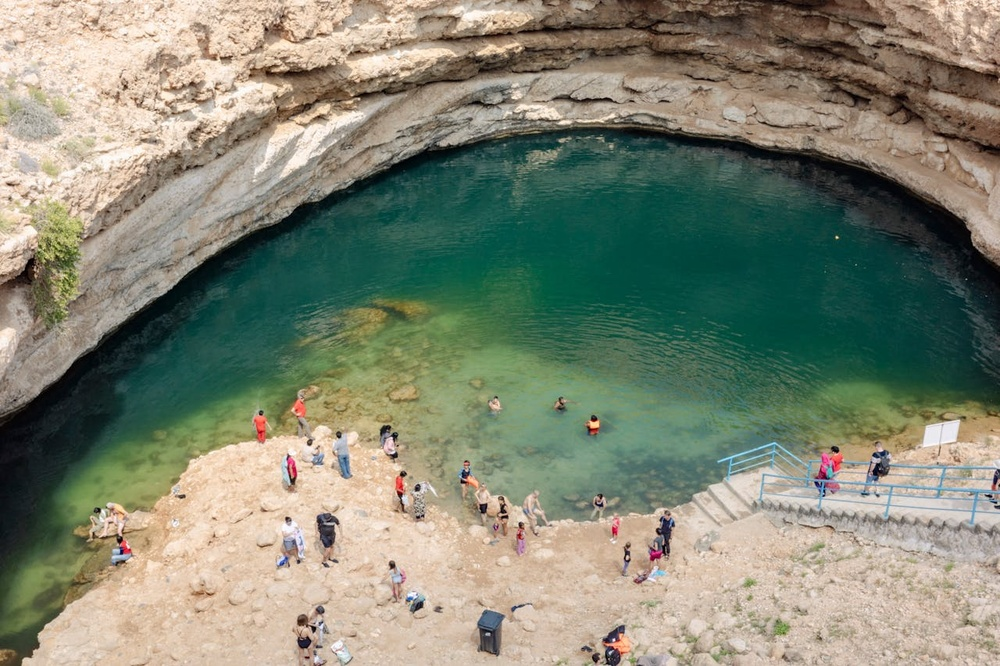
#> input picture image_processing/pexels-m-shah-2155040128-33516570.jpg, 1000 x 666 px, shrunk from 1280 x 853 before the run, found by its file name
$ jupyter execute notebook.ipynb
#> lines starting #> are read from the running program, lines starting #| are printed output that depends on the picture
[cell 1]
import cv2
import matplotlib.pyplot as plt

[cell 2]
image2=cv2.imread('/Users/sai/Projects/training/image_processing/pexels-m-shah-2155040128-33516570.jpg',cv2.IMREAD_GRAYSCALE)
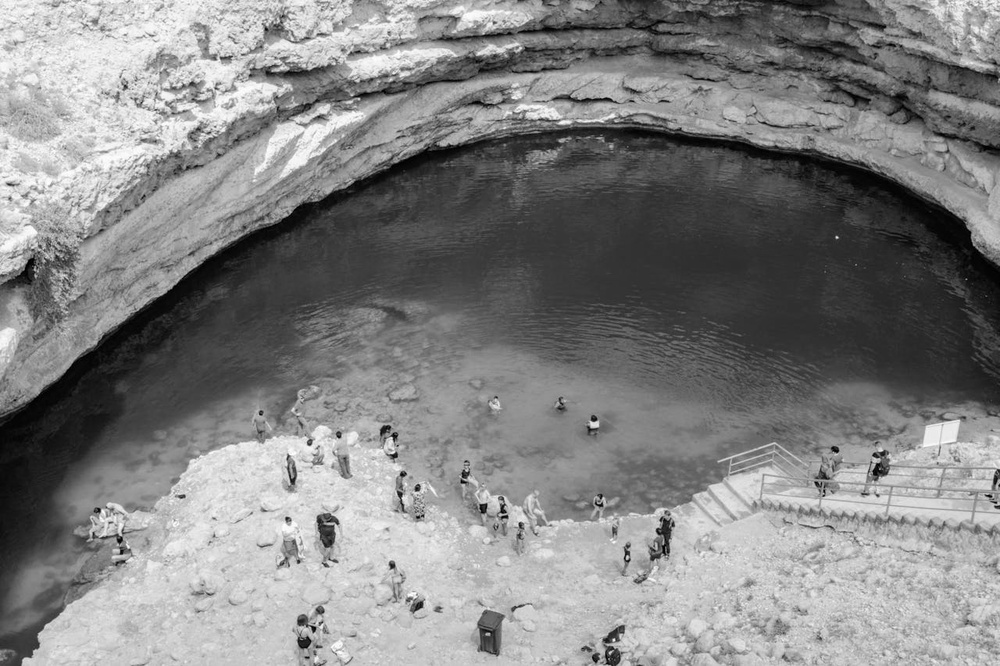
#> image2: shape (666, 1000); min 0, max 255, mean 130.7

[cell 3]
import cv2
import numpy as np
import matplotlib.pyplot as plt

# Load sample image (grayscale for intensity transformations)
image = cv2.imread("/Users/sai/Projects/training/image_processing/pexels-m-shah-2155040128-33516570.jpg", cv2.IMREAD_GRAYSCALE)

# 1. Negative Transformation
negative = 255 - image
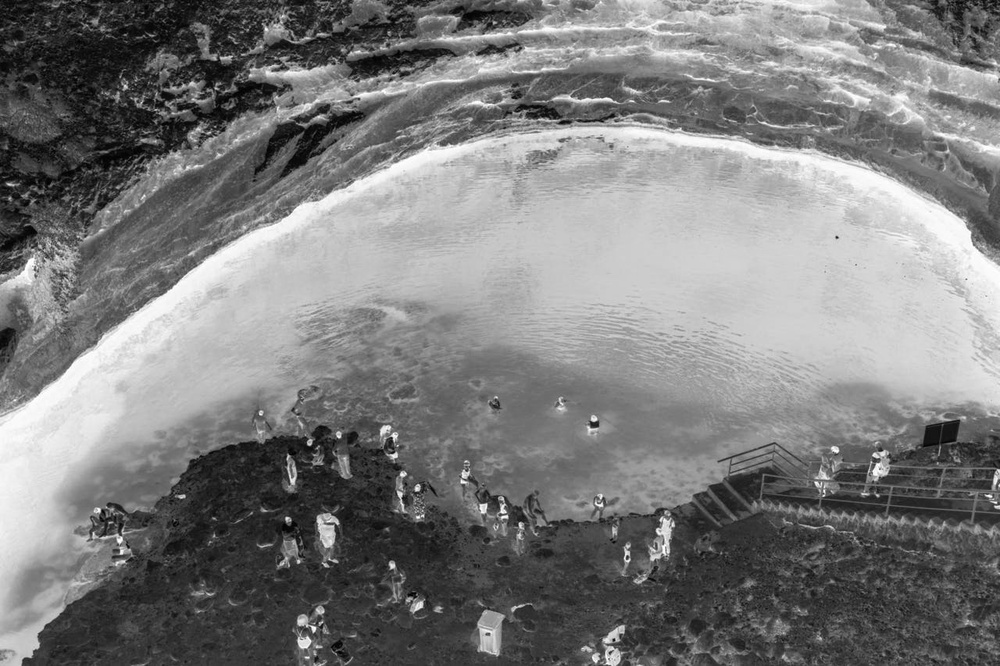
#> negative: shape (666, 1000); min 0, max 255, mean 124.3

# 2. Log Transformation
c = 255 / np.log(1 + np.max(image))
#> c = 45.99
log_transformed = c * (np.log(image + 1))
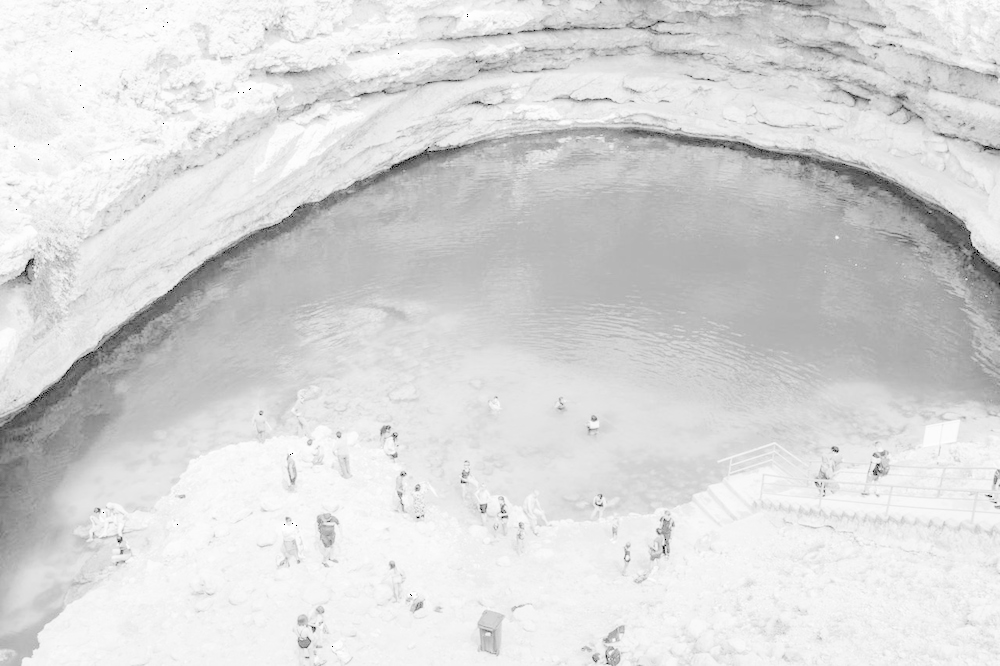
#> log_transformed: shape (666, 1000) float16; 0% of the values are NaN or infinite; the others: min 0, max 255, mean 216.6; drawn with min black, max white, NaN and infinite black
log_transformed = np.array(log_transformed, dtype=np.uint8)

# 3. Power-Law (Gamma) Transformation
gamma = 0.5
gamma_corrected = np.array(255 * (image / 255) ** gamma, dtype=np.uint8)
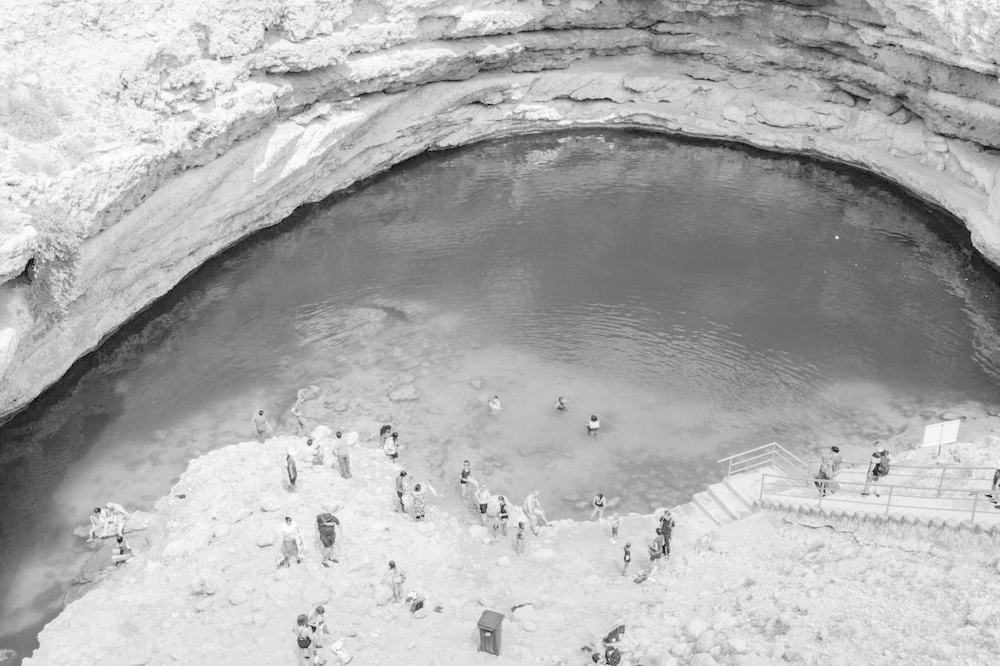
#> gamma_corrected: shape (666, 1000); min 0, max 255, mean 175.2

# Plot results
titles = ['Original', 'Negative', 'Log Transform', 'Gamma Transform (γ=0.5)']
images = [image, negative, log_transformed, gamma_corrected]

plt.figure(figsize=(10,8))
for i in range(4):
    plt.subplot(2,2,i+1)
    plt.imshow(images[i], cmap='gray')
    plt.title(titles[i])
    plt.axis('off')
plt.show()

[cell 4]
negative

[cell 5]
plt.figure()
plt.hist(image.ravel(), 256, [0,256])
plt.title("Histogram of Original Image")
plt.show()
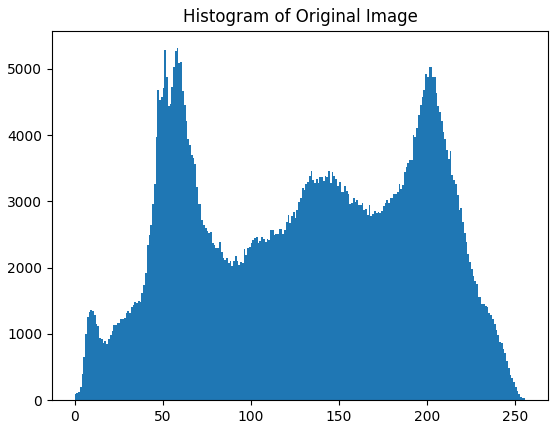
#> figure drawn by matplotlib, 1 panel; tallest bar 5311 high, from x = 58 to 59

# Apply spatial filters
blur = cv2.GaussianBlur(image, (5,5), 0)  # Smoothing
sharpening_kernel = np.array([[0,-1,0], [-1,5,-1], [0,-1,0]])  # Sharpening
sharpened = cv2.filter2D(image, -1, sharpening_kernel)

# Plot results
titles = ['Original', 'Gaussian Blur', 'Sharpened']
images = [image, blur, sharpened]

plt.figure(figsize=(12,4))
for i in range(3):
    plt.subplot(1,3,i+1)
    plt.imshow(images[i], cmap='gray')
    plt.title(titles[i])
    plt.axis('off')
plt.show()

[cell 6]
# Load color image
image_color = cv2.imread("/Users/sai/Projects/training/image_processing/pexels-m-shah-2155040128-33516570.jpg")
#> image_color is the input picture: shape (666, 1000, 3); mean B, G, R 115.6, 134, 129.8
image_color = cv2.cvtColor(image_color, cv2.COLOR_BGR2RGB)

# Smoothing (using Gaussian Blur)
smoothed = cv2.GaussianBlur(image_color, (7,7), 0)

# Sharpening filter
kernel = np.array([[0,-1,0], [-1,5,-1], [0,-1,0]])
sharpened = cv2.filter2D(image_color, -1, kernel)
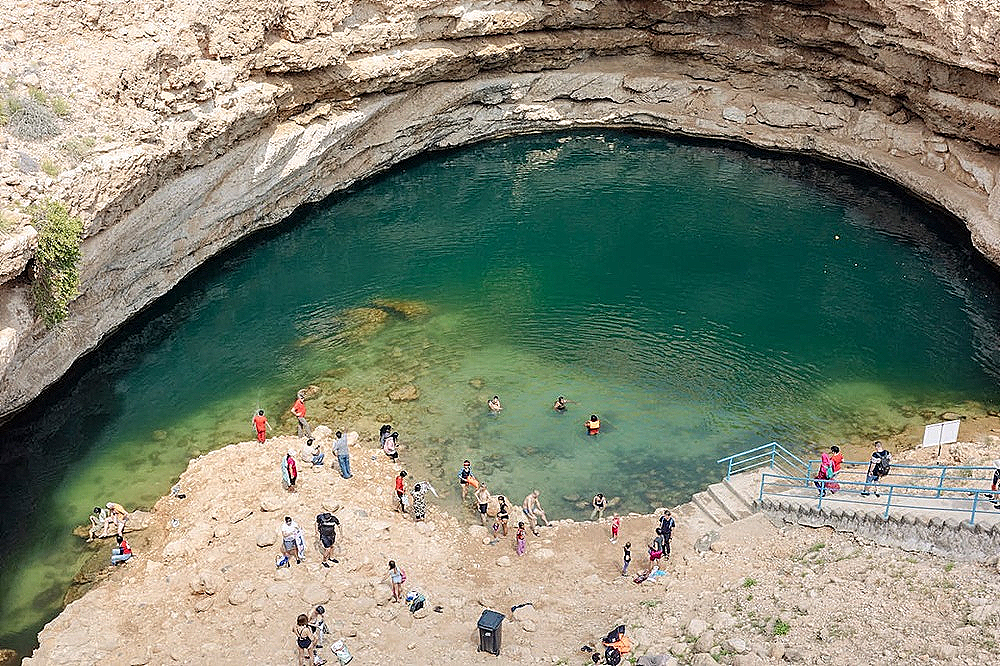
#> sharpened: shape (666, 1000, 3); mean R, G, B 128.9, 133.9, 116

# Plot results
titles = ['Original (Color)', 'Smoothed', 'Sharpened']
images = [image_color, smoothed, sharpened]

plt.figure(figsize=(12,4))
for i in range(3):
    plt.subplot(1,3,i+1)
    plt.imshow(images[i])
    plt.title(titles[i])
    plt.axis('off')
plt.show()
